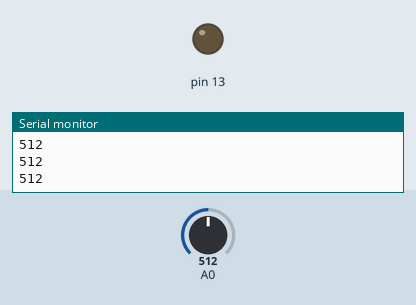
Recording of a sketch running on a simulated Arduino Uno, built with avr-gcc and run on an emulated ATmega328P. Shown: output pins drawn as LEDs (lit = HIGH), the last lines printed to the serial monitor. Inputs (shaded band) come from the test bench; at power-on: A0 = 512.

Above: at 1.2 s.
1.3 s: A0 set to 484
At 1.6 s:
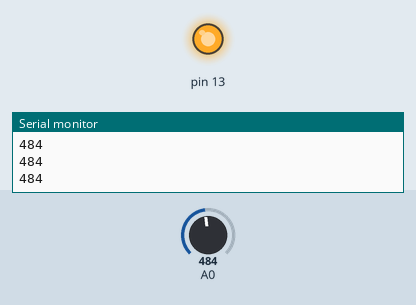
2.8 s: A0 set to 510
At 4.0 s:
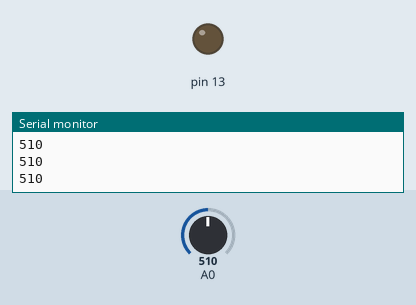
4.3 s: A0 set to 490
At 5.1 s:
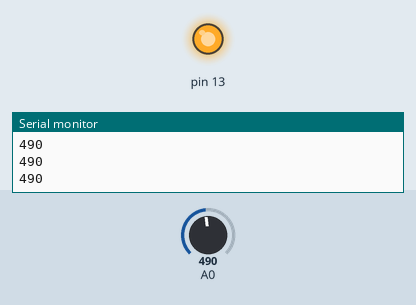
Timing chart, 0 to 7.3 s (numbered marks = the images above; inputs shaded):
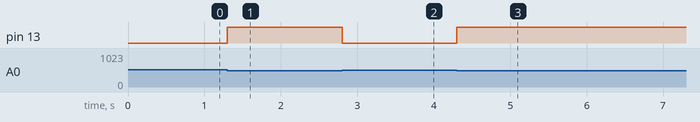

The sketch:

soil.ino
```cpp
void setup() {
  // put your setup code here, to run once:
  Serial.begin(9600);
  pinMode(13, OUTPUT);

}

void loop() {
  // put your main code here, to run repeatedly:
int x = analogRead(A0);
if(x <= 500) {
  digitalWrite(13, HIGH);
}
else{
  digitalWrite(13, LOW);
}
Serial.println(x);

}
```

Measured:
- the behaviour switches between 501 and 500 on A0 (found by bisection; images 0 and 1)
- after the input at 1.3 s, pin 13: LOW → HIGH at once
- after the input at 2.8 s, pin 13: HIGH → LOW at once
- after the input at 4.3 s, pin 13: LOW → HIGH at once
